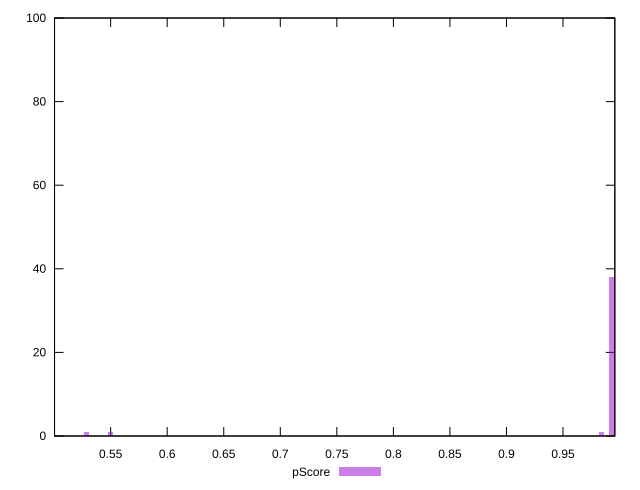

Write the gnuplot code that produced this figure.
reset

$pScore <<EOF
0.984151028742094 1
0.99704383697889 58
0.9927462342332913 38
0.498521918489445 1
0.550093151436629 1
0.5286051377086356 1
EOF

set key outside below
set boxwidth 0.004297602745598664
set xrange [0.5003653793740621:0.9958168133958136]
set yrange [0:100]
set trange [0:100]
set style fill transparent solid 0.5 noborder
set terminal svg size 640, 490 enhanced background rgb 'white'
set output "report_00018_2021-02-10T15-25-16.877Z/first-cpu-idle/samples/pages+cached+noadtech/pScore/histogram.svg"

plot $pScore title "pScore" with boxes

reset
